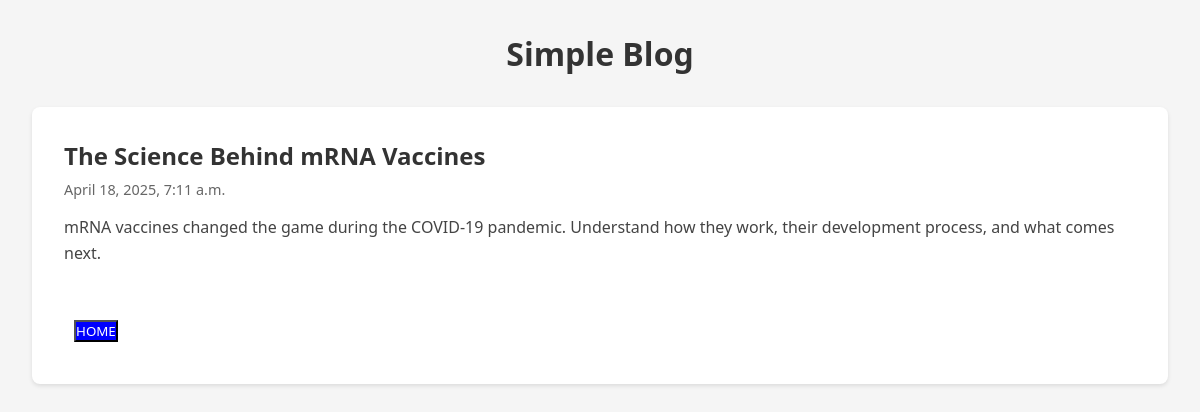
The app's page /post/4 with its own data.
### posts/models.py (models this page shows)
class Post(models.Model):
    title = models.CharField(max_length=50)
    body = models.TextField(max_length=3_000_000_000)
    created_at = models.DateTimeField(auto_now_add=True)

### posts/views.py (the view)
# urls.py: path("post/<str:pk>", views.post, name="post"),
def post(request, pk):
    post = Post.objects.get(pk=pk)
    return render(request, "post.html", {"post": post})

### templates/post.html (shortened to what this page needs)
<!DOCTYPE html>
<html lang="en">
  <head>
  </head>
  <body>
    <div class="container">
      <h1>Simple Blog</h1>
      <div class="post-container">
        <div class="post">
          <h2 class="post-title">{{ post.title }}</h2>
          <div class="post-date">{{post.created_at}}</div>
          <p class="post-body">{{ post.body}}</p>
          <br /><br />
          <a href="/"><button>HOME</button></a>
        </div>
      </div>
    </div>
  </body>
</html>

### templates/post.html (style rules this page uses)
* { margin: 0; padding: 0; box-sizing: border-box; font-family: "Segoe UI", Tahoma, Geneva, Verdana, sans-serif; }
body { background-color: #f5f5f5; padding: 2rem; }
.container { max-width: 1200px; margin: 0 auto; }
.post-container { display: flex; flex-direction: column; gap: 2rem; }
.post { background-color: white; padding: 2rem; border-radius: 8px; box-shadow: 0 2px 4px rgba(0, 0, 0, 0.1); transition: transform 0.2s; }
.post-title { color: #333; margin-bottom: 0.5rem; }
.post-date { color: #666; font-size: 0.9rem; margin-bottom: 1rem; }
.post-body { color: #444; line-height: 1.6; }
h1 { text-align: center; margin-bottom: 2rem; color: #333; }
a { text-decoration: none; }
button { background-color: blue; color: white; margin: 10px; }

### records on screen
Post: title "The Science Behind mRNA Vaccines", created_at "April 18, 2025, 7:11 a.m.", body "mRNA vaccines changed the game during the COVID-19 pandemic. Understand how they work, their development process, and what comes next."
